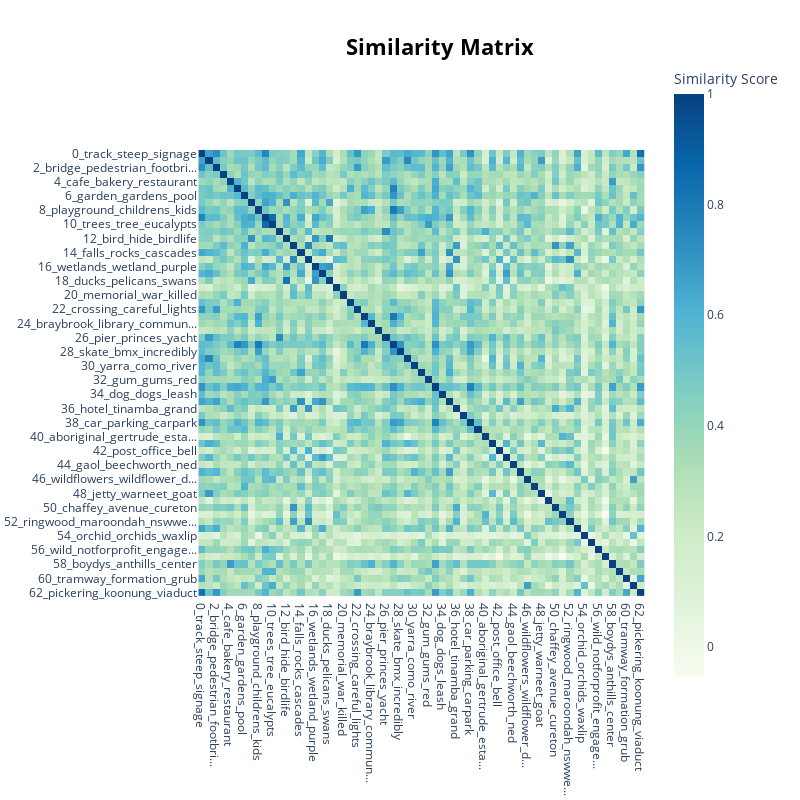

Write notebook code for a chart like this one.
### Code cell
fig = topic_model.visualize_heatmap()

if not overwrite and os.path.isfile(heatmap_html_path):
    logger.info('figure is already saved in HTML and image format')
else:
    fig.write_html(heatmap_html_path)
    fig.write_image(heatmap_image_path)
    logger.info(f'figures saved in: \n\t{heatmap_html_path}\n\t{heatmap_image_path}')

fig

### Figure 1 — Plotly figure (JSON) as saved in the notebook; plotly's stock layout.template omitted (floating-point values rounded to 4 significant figures; data arrays with more than 128 entries replaced by an {"elided": "..."} marker saying what was removed)
{"data": [{"coloraxis": "coloraxis", "hovertemplate": "x: %{x}<br>y: %{y}<br>Similarity Score: %{z}<extra></extra>", "name": "0", "type": "heatmap", "x": ["0_track_steep_signage", "1_beach_bay_sand", "2_bridge_pedestrian_footbri...", "3_sculpture_artists_mural", "4_cafe_bakery_restaurant", "5_picnic_bbq_cover", "6_garden_gardens_pool", "7_kangaroos_animals_wildlife", "8_playground_childrens_kids", "9_fallen_teal_canopy", "10_trees_tree_eucalypts", "11_federation_flinders_square", "12_bird_hide_birdlife", "13_homestead_house_houses", "14_falls_rocks_cascades", "15_ballarat_civic_hall", "16_wetlands_wetland_purple", "17_lake_hume_lakes", "18_ducks_pelicans_swans", "19_church_uniting_cathedral", "20_memorial_war_killed", "21_seat_seats_seating", "22_crossing_careful_lights", "23_tennis_courts_netball", "24_braybrook_library_commun...", "25_mildura_milduras_wharf", "26_pier_princes_yacht", "27_play_jaycee_space", "28_skate_bmx_incredibly", "29_boardwalk_boardwalks_all...", "30_yarra_como_river", "31_coal_mine_gold", "32_gum_gums_red", "33_rupanyup_golf_batman", "34_dog_dogs_leash", "35_creek_yarriambiack_wimmera", "36_hotel_tinamba_grand", "37_gym_equipment_exercise", "38_car_parking_carpark", "39_toilets_toilet_block", "40_aboriginal_gertrude_esta...", "41_rowing_boat_rowers", "42_post_office_bell", "43_fishing_trout_fish", "44_gaol_beechworth_ned", "45_murray_brisbane_ranges", "46_wildflowers_wildflower_d...", "47_fountain_alexandra_god", "48_jetty_warneet_goat", "49_elmore_preschool_emr", "50_chaffey_avenue_cureton", "51_lonsdale_womens_lt", "52_ringwood_maroondah_nswwe...", "53_crusoe_reservoir_gate", "54_orchid_orchids_waxlip", "55_tower_towns_pumped", "56_wild_notforprofit_engage...", "57_fungi_mushrooms_mushroom", "58_boydys_anthills_center", "59_brummys_weeks_burnt", "60_tramway_formation_grub", "61_wisteria_emblem_riceflower", "62_pickering_koonung_viaduct"], "xaxis": "x", "y": ["0_track_steep_signage", "1_beach_bay_sand", "2_bridge_pedestrian_footbri...", "3_sculpture_artists_mural", "4_cafe_bakery_restaurant", "5_picnic_bbq_cover", "6_garden_gardens_pool", "7_kangaroos_animals_wildlife", "8_playground_childrens_kids", "9_fallen_teal_canopy", "10_trees_tree_eucalypts", "11_federation_flinders_square", "12_bird_hide_birdlife", "13_homestead_house_houses", "14_falls_rocks_cascades", "15_ballarat_civic_hall", "16_wetlands_wetland_purple", "17_lake_hume_lakes", "18_ducks_pelicans_swans", "19_church_uniting_cathedral", "20_memorial_war_killed", "21_seat_seats_seating", "22_crossing_careful_lights", "23_tennis_courts_netball", "24_braybrook_library_commun...", "25_mildura_milduras_wharf", "26_pier_princes_yacht", "27_play_jaycee_space", "28_skate_bmx_incredibly", "29_boardwalk_boardwalks_all...", "30_yarra_como_river", "31_coal_mine_gold", "32_gum_gums_red", "33_rupanyup_golf_batman", "34_dog_dogs_leash", "35_creek_yarriambiack_wimmera", "36_hotel_tinamba_grand", "37_gym_equipment_exercise", "38_car_parking_carpark", "39_toilets_toilet_block", "40_aboriginal_gertrude_esta...", "41_rowing_boat_rowers", "42_post_office_bell", "43_fishing_trout_fish", "44_gaol_beechworth_ned", "45_murray_brisbane_ranges", "46_wildflowers_wildflower_d...", "47_fountain_alexandra_god", "48_jetty_warneet_goat", "49_elmore_preschool_emr", "50_chaffey_avenue_cureton", "51_lonsdale_womens_lt", "52_ringwood_maroondah_nswwe...", "53_crusoe_reservoir_gate", "54_orchid_orchids_waxlip", "55_tower_towns_pumped", "56_wild_notforprofit_engage...", "57_fungi_mushrooms_mushroom", "58_boydys_anthills_center", "59_brummys_weeks_burnt", "60_tramway_formation_grub", "61_wisteria_emblem_riceflower", "62_pickering_koonung_viaduct"], "yaxis": "y", "z": {"elided": "63x63 float values"}}], "layout": {"coloraxis": {"colorbar": {"title": {"text": "Similarity Score"}}, "colorscale": [[0, "rgb(247,252,240)"], [0.125, "rgb(224,243,219)"], [0.25, "rgb(204,235,197)"], [0.375, "rgb(168,221,181)"], [0.5, "rgb(123,204,196)"], [0.625, "rgb(78,179,211)"], [0.75, "rgb(43,140,190)"], [0.875, "rgb(8,104,172)"], [1, "rgb(8,64,129)"]]}, "height": 800, "hoverlabel": {"bgcolor": "white", "font": {"family": "Rockwell", "size": 16}}, "legend": {"title": {"text": "Trend"}}, "margin": {"t": 60}, "showlegend": true, "title": {"font": {"color": "Black", "size": 22}, "text": "<b>Similarity Matrix</b>", "x": 0.55, "xanchor": "center", "y": 0.95, "yanchor": "top"}, "width": 800, "xaxis": {"anchor": "y", "autorange": true, "constrain": "domain", "domain": [0.002309, 0.9977], "range": [-0.5, 62.5], "scaleanchor": "y", "type": "category"}, "yaxis": {"anchor": "x", "autorange": true, "constrain": "domain", "domain": [0.1432, 0.8568], "range": [62.5, -0.5], "type": "category"}}}
